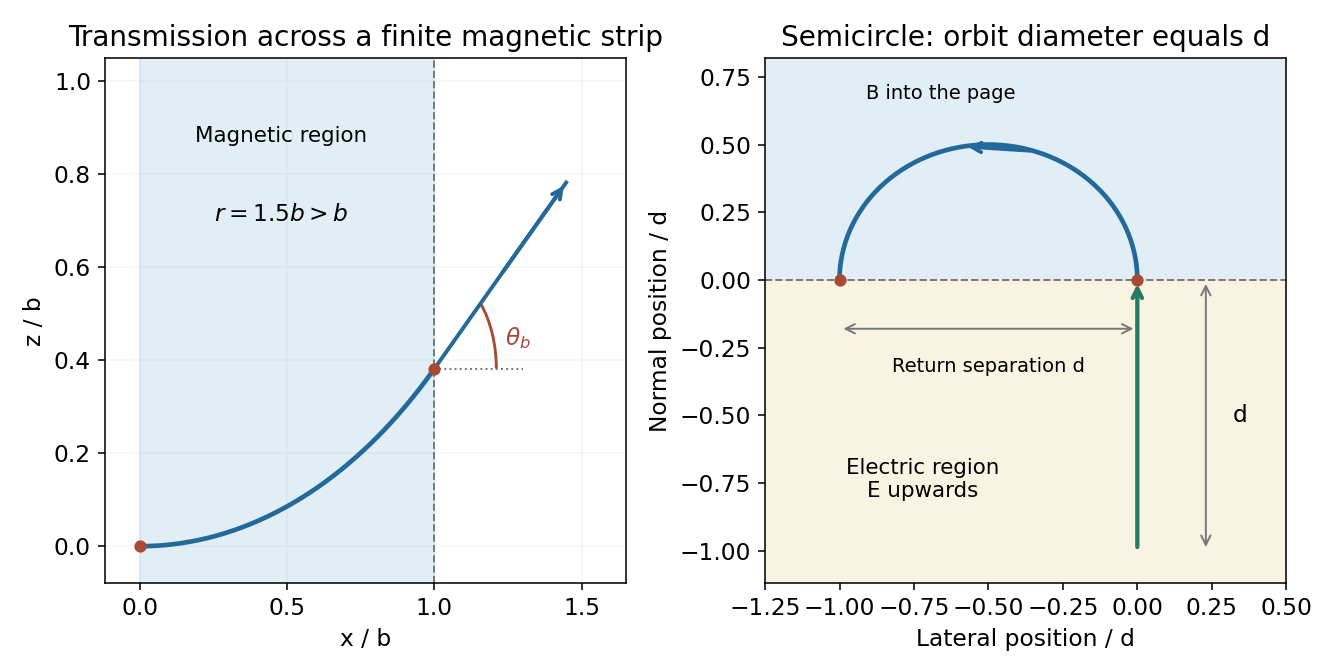

Recreate this plot in Python.
from pathlib import Path
import numpy as np
import matplotlib
matplotlib.use("Agg")
import matplotlib.pyplot as plt
from matplotlib.patches import Rectangle, Circle, Arc
plt.rcParams.update({"font.size":12,"font.family":"DejaVu Sans","figure.facecolor":"white","axes.facecolor":"white","savefig.facecolor":"white"})

fig,(ax,bx)=plt.subplots(1,2,figsize=(9.5,4.8))
r=1.5;theta=np.arcsin(1/r);tt=np.linspace(0,theta,150);xx=r*np.sin(tt);zz=r*(1-np.cos(tt));ax.axvspan(0,1,color="#dbeaf3",alpha=.8);ax.axvline(1,color="#777777",ls="--",lw=1)
ax.plot(xx,zz,color="#236a9b",lw=2.4);end=np.array([xx[-1],zz[-1]]);out=end+.6*np.array([np.cos(theta),np.sin(theta)]);ax.plot([end[0],out[0]],[end[1],out[1]],color="#236a9b",lw=2);ax.annotate("",xy=out,xytext=(out+end)/2,arrowprops=dict(arrowstyle="->",color="#236a9b",lw=2))
ax.plot([end[0],end[0]+.3],[end[1],end[1]],color="#777777",ls=":",lw=1);ax.add_patch(Arc(end,.42,.42,theta1=0,theta2=np.degrees(theta),color="#a84a36",lw=1.5));ax.text(end[0]+.24,end[1]+.05,r"$\theta_b$",fontsize=12,color="#a84a36")
ax.scatter([0,1],[0,end[1]],color="#a84a36",s=28,zorder=4);ax.text(.48,.87,"Magnetic region",ha="center",fontsize=11);ax.text(.48,.7,r"$r=1.5b>b$",ha="center",fontsize=12)
ax.set(xlim=(-.12,1.65),ylim=(-.08,1.05),xlabel="x / b",ylabel="z / b",title="Transmission across a finite magnetic strip");ax.grid(alpha=.12)
phi=np.linspace(0,np.pi,200);X=-.5*(1-np.cos(phi));Y=.5*np.sin(phi);bx.axhspan(0,.82,color="#dbeaf3",alpha=.8);bx.axhspan(-1.15,0,color="#f8f0db",alpha=.8);bx.axhline(0,color="#777777",ls="--",lw=1);bx.plot(X,Y,color="#236a9b",lw=2.4)
bx.annotate("",xy=(0,0),xytext=(0,-1),arrowprops=dict(arrowstyle="->",color="#277b62",lw=2.2));idx=95;bx.annotate("",xy=(X[idx+15],Y[idx+15]),xytext=(X[idx-15],Y[idx-15]),arrowprops=dict(arrowstyle="->",color="#236a9b",lw=2))
bx.scatter([0,-1],[0,0],color="#a84a36",s=28,zorder=4);bx.annotate("",xy=(-1,-.18),xytext=(0,-.18),arrowprops=dict(arrowstyle="<->",color="#777777"));bx.text(-.5,-.34,"Return separation d",ha="center",fontsize=10)
bx.annotate("",xy=(.23,0),xytext=(.23,-1),arrowprops=dict(arrowstyle="<->",color="#777777"));bx.text(.32,-.5,"d",va="center",fontsize=12);bx.text(-.66,.67,"B into the page",ha="center",fontsize=10);bx.text(-.72,-.8,"Electric region\nE upwards",ha="center",fontsize=11)
bx.set(xlim=(-1.25,.5),ylim=(-1.12,.82),xlabel="Lateral position / d",ylabel="Normal position / d",title="Semicircle: orbit diameter equals d");fig.tight_layout()

fig.savefig(Path.cwd()/Path(__file__).with_suffix(".png").name,dpi=140,facecolor="white",transparent=False)
plt.close(fig)
